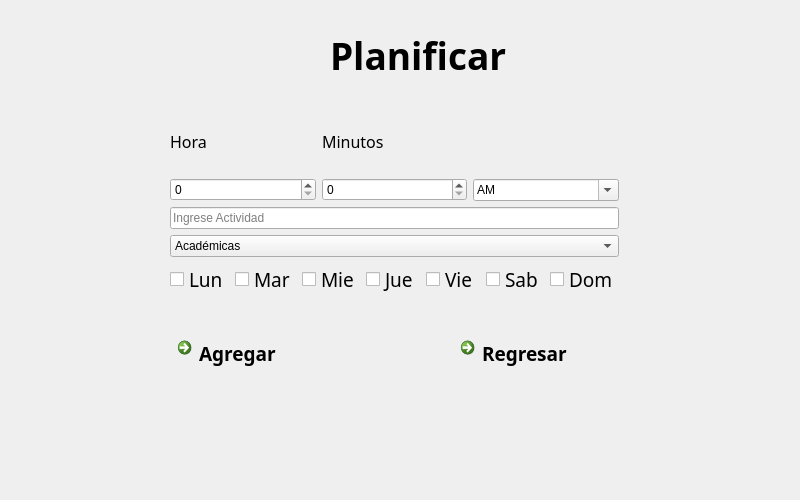
<?xml version="1.0" encoding="UTF-8"?>
<ui version="4.0">
 <class>planificar</class>
 <widget class="QDialog" name="planificar">
  <property name="geometry">
   <rect>
    <x>0</x>
    <y>0</y>
    <width>800</width>
    <height>500</height>
   </rect>
  </property>
  <property name="windowTitle">
   <string>Dialog</string>
  </property>
  <widget class="QLabel" name="label">
   <property name="geometry">
    <rect>
     <x>330</x>
     <y>20</y>
     <width>181</width>
     <height>71</height>
    </rect>
   </property>
   <property name="font">
    <font>
     <family>Padauk</family>
     <pointsize>28</pointsize>
     <weight>75</weight>
     <bold>true</bold>
    </font>
   </property>
   <property name="text">
    <string>Planificar</string>
   </property>
  </widget>
  <widget class="QWidget" name="layoutWidget">
   <property name="geometry">
    <rect>
     <x>170</x>
     <y>110</y>
     <width>449</width>
     <height>186</height>
    </rect>
   </property>
   <layout class="QVBoxLayout" name="verticalLayout_4">
    <item>
     <layout class="QHBoxLayout" name="horizontalLayout">
      <item>
       <layout class="QVBoxLayout" name="verticalLayout">
        <item>
         <widget class="QLabel" name="label_2">
          <property name="font">
           <font>
            <family>Padauk</family>
            <pointsize>12</pointsize>
           </font>
          </property>
          <property name="text">
           <string>Hora</string>
          </property>
         </widget>
        </item>
        <item>
         <widget class="QSpinBox" name="hora_3">
          <property name="accelerated">
           <bool>false</bool>
          </property>
          <property name="suffix">
           <string/>
          </property>
          <property name="prefix">
           <string/>
          </property>
          <property name="minimum">
           <number>0</number>
          </property>
          <property name="maximum">
           <number>12</number>
          </property>
          <property name="singleStep">
           <number>1</number>
          </property>
          <property name="value">
           <number>0</number>
          </property>
         </widget>
        </item>
       </layout>
      </item>
      <item>
       <layout class="QVBoxLayout" name="verticalLayout_2">
        <item>
         <widget class="QLabel" name="label_3">
          <property name="font">
           <font>
            <family>Padauk</family>
            <pointsize>12</pointsize>
           </font>
          </property>
          <property name="text">
           <string>Minutos</string>
          </property>
         </widget>
        </item>
        <item>
         <widget class="QSpinBox" name="min_3">
          <property name="maximum">
           <number>59</number>
          </property>
         </widget>
        </item>
       </layout>
      </item>
      <item>
       <layout class="QVBoxLayout" name="verticalLayout_3">
        <item>
         <spacer name="verticalSpacer">
          <property name="orientation">
           <enum>Qt::Vertical</enum>
          </property>
          <property name="sizeHint" stdset="0">
           <size>
            <width>20</width>
            <height>40</height>
           </size>
          </property>
         </spacer>
        </item>
        <item>
         <widget class="QComboBox" name="universal">
          <property name="toolTip">
           <string/>
          </property>
          <property name="accessibleDescription">
           <string/>
          </property>
          <property name="editable">
           <bool>true</bool>
          </property>
          <property name="currentText">
           <string>AM</string>
          </property>
          <property name="currentIndex">
           <number>0</number>
          </property>
          <property name="maxVisibleItems">
           <number>3</number>
          </property>
          <property name="maxCount">
           <number>3</number>
          </property>
          <property name="insertPolicy">
           <enum>QComboBox::InsertAtCurrent</enum>
          </property>
          <property name="sizeAdjustPolicy">
           <enum>QComboBox::AdjustToContentsOnFirstShow</enum>
          </property>
          <item>
           <property name="text">
            <string>AM</string>
           </property>
          </item>
          <item>
           <property name="text">
            <string>PM</string>
           </property>
          </item>
         </widget>
        </item>
       </layout>
      </item>
     </layout>
    </item>
    <item>
     <widget class="QLineEdit" name="actividad_2">
      <property name="placeholderText">
       <string>Ingrese Actividad</string>
      </property>
      <property name="clearButtonEnabled">
       <bool>true</bool>
      </property>
     </widget>
    </item>
    <item>
     <widget class="QComboBox" name="TIPO">
      <item>
       <property name="text">
        <string>Académicas</string>
       </property>
      </item>
      <item>
       <property name="text">
        <string>Rutinarias</string>
       </property>
      </item>
      <item>
       <property name="text">
        <string>Eventuales</string>
       </property>
      </item>
     </widget>
    </item>
    <item>
     <layout class="QHBoxLayout" name="horizontalLayout_2">
      <item>
       <widget class="QCheckBox" name="lun">
        <property name="font">
         <font>
          <family>Padauk</family>
          <pointsize>14</pointsize>
         </font>
        </property>
        <property name="text">
         <string>Lun</string>
        </property>
       </widget>
      </item>
      <item>
       <widget class="QCheckBox" name="mar">
        <property name="font">
         <font>
          <family>Padauk</family>
          <pointsize>14</pointsize>
         </font>
        </property>
        <property name="text">
         <string>Mar</string>
        </property>
       </widget>
      </item>
      <item>
       <widget class="QCheckBox" name="mier">
        <property name="font">
         <font>
          <family>Padauk</family>
          <pointsize>14</pointsize>
         </font>
        </property>
        <property name="text">
         <string>Mie</string>
        </property>
       </widget>
      </item>
      <item>
       <widget class="QCheckBox" name="jue">
        <property name="font">
         <font>
          <family>Padauk</family>
          <pointsize>14</pointsize>
         </font>
        </property>
        <property name="text">
         <string>Jue</string>
        </property>
       </widget>
      </item>
      <item>
       <widget class="QCheckBox" name="vie">
        <property name="font">
         <font>
          <family>Padauk</family>
          <pointsize>14</pointsize>
         </font>
        </property>
        <property name="text">
         <string>Vie</string>
        </property>
       </widget>
      </item>
      <item>
       <widget class="QCheckBox" name="sab">
        <property name="font">
         <font>
          <family>Padauk</family>
          <pointsize>14</pointsize>
         </font>
        </property>
        <property name="text">
         <string>Sab</string>
        </property>
       </widget>
      </item>
      <item>
       <widget class="QCheckBox" name="dom">
        <property name="font">
         <font>
          <family>Padauk</family>
          <pointsize>14</pointsize>
         </font>
        </property>
        <property name="text">
         <string>Dom</string>
        </property>
       </widget>
      </item>
     </layout>
    </item>
   </layout>
  </widget>
  <widget class="QWidget" name="layoutWidget">
   <property name="geometry">
    <rect>
     <x>170</x>
     <y>330</y>
     <width>451</width>
     <height>50</height>
    </rect>
   </property>
   <layout class="QHBoxLayout" name="horizontalLayout_3">
    <item>
     <widget class="QCommandLinkButton" name="AGREGAR">
      <property name="font">
       <font>
        <family>Padauk</family>
        <pointsize>14</pointsize>
       </font>
      </property>
      <property name="text">
       <string>Agregar</string>
      </property>
      <property name="icon">
       <iconset resource="icono.qrc">
        <normaloff>:/new/prefix1/gua.png</normaloff>:/new/prefix1/gua.png</iconset>
      </property>
     </widget>
    </item>
    <item>
     <spacer name="horizontalSpacer">
      <property name="orientation">
       <enum>Qt::Horizontal</enum>
      </property>
      <property name="sizeHint" stdset="0">
       <size>
        <width>40</width>
        <height>20</height>
       </size>
      </property>
     </spacer>
    </item>
    <item>
     <widget class="QCommandLinkButton" name="REGRESAR">
      <property name="font">
       <font>
        <family>Padauk</family>
        <pointsize>14</pointsize>
       </font>
      </property>
      <property name="text">
       <string>Regresar</string>
      </property>
      <property name="icon">
       <iconset resource="icono.qrc">
        <normaloff>:/new/prefix1/regre.png</normaloff>:/new/prefix1/regre.png</iconset>
      </property>
     </widget>
    </item>
   </layout>
  </widget>
  <zorder>layoutWidget</zorder>
  <zorder>layoutWidget</zorder>
  <zorder>label</zorder>
 </widget>
 <resources>
  <include location="icono.qrc"/>
 </resources>
 <connections/>
</ui>
